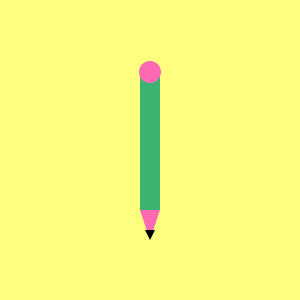
Frame 1 (no input)
Frame 60 (the mouse pressed at the canvas centre just before this capture): identical to frame 1, image omitted
Frame 120 (the mouse held since frame 60 and released just before this capture): identical to frame 1, image omitted

The Processing sketch that drew this single still picture (run headless with seeded random() and noise(); from frame 60 on, the mouse is pressed at the canvas centre):

// Processing sketch: p2
// ── p2.pde
/*Laura Garcia Cabrerizo - lápiz */
void setup(){
  size(300,300);
} 
void draw(){
  background(#ffff7f);
  noStroke();
  
  /* cuerpo lápiz*/
  fill(#3cb371);
  rect(140,70,20,140); /*20 es el ancho y 140 el alto*/
  
  /* punta madera */
  fill(#ff69b4);
  triangle(150, 240, 140, 210, 160, 210);
  
  /* punta grafito*/
  fill(#000000);
  triangle(150, 240, 145, 230, 155, 230);
  
  /* borrador */
  fill(#ff69b4);
  circle(150,72,22);

}
